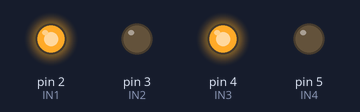
This sketch was run on a simulated Arduino Uno, built with avr-gcc and run on an emulated ATmega328P. Shown: output pins drawn as LEDs (lit = HIGH).

Above: at 0.1 s.
Timing chart, 0 to 1.6 s (numbered marks = the images above):
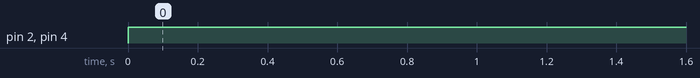

Measured:
- by itself, pin 2 (IN1), pin 4 (IN3): LOW → HIGH at 0.00 s

The sketch:

onlystraight.ino
```cpp
const int IN1 = 2;
const int IN2 = 3;
const int IN3 = 4;
const int IN4 = 5;

void setup() {
  pinMode(IN1, OUTPUT);
  pinMode(IN2, OUTPUT);
  pinMode(IN3, OUTPUT);
  pinMode(IN4, OUTPUT);
}

void loop() {
  digitalWrite(IN1, HIGH);
  digitalWrite(IN2, LOW);
  digitalWrite(IN3, HIGH);
  digitalWrite(IN4, LOW);
}
```
